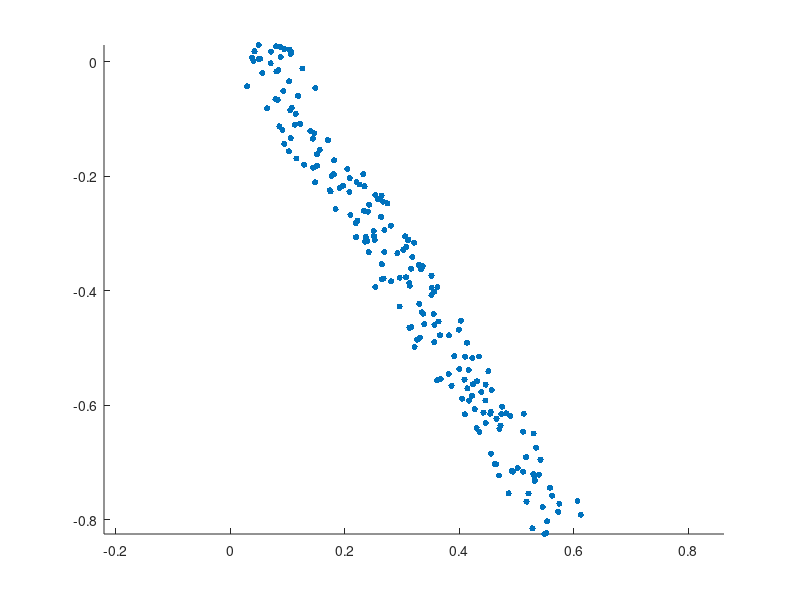
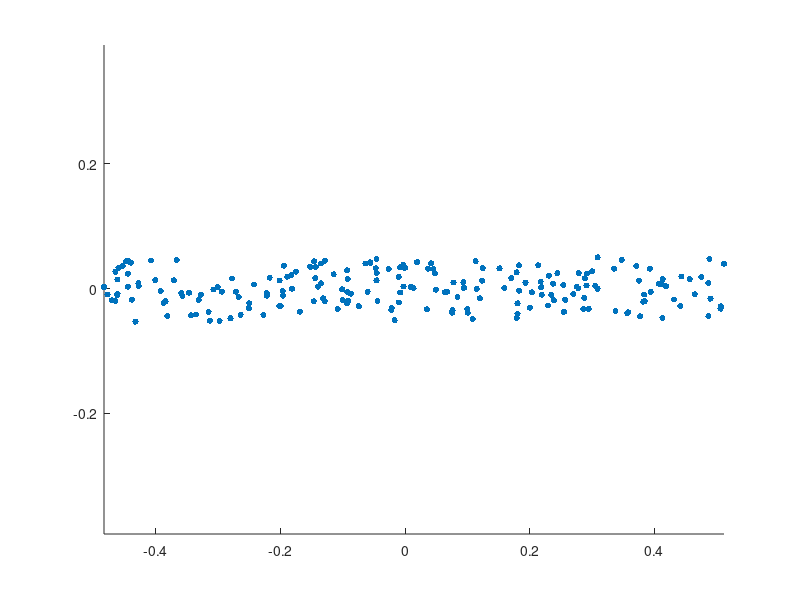
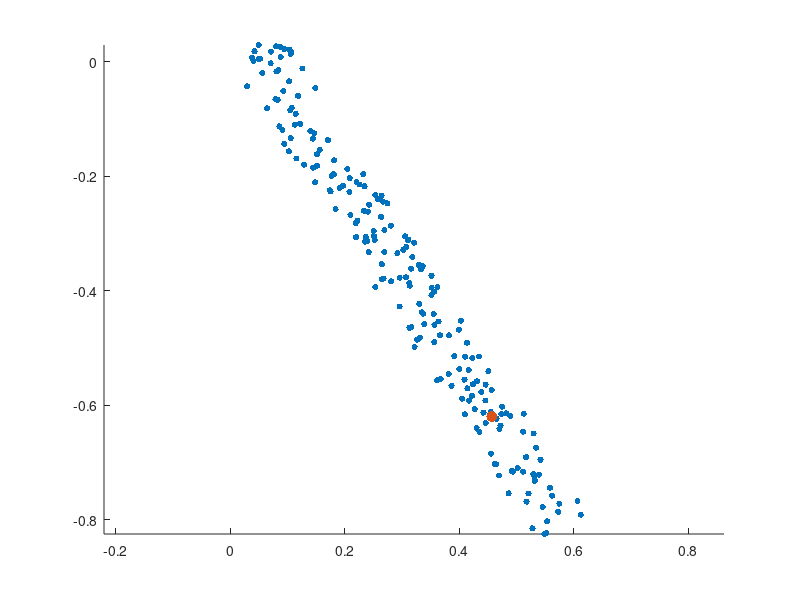
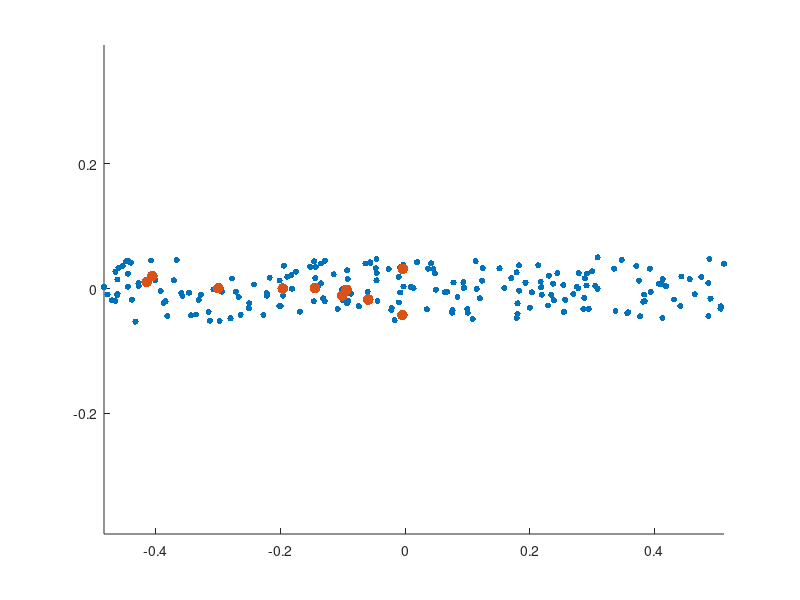

These figures' MATLAB source, in order: (Note: this script raises an error after producing the figures.)
theta=1;
X=[rand(200,1),0.1*rand(200,1)]*[cos(theta), -sin(theta); sin(theta), cos(theta)];
figure;
scatter(X(:,1),X(:,2),20,'ro','filled')
axis equal

[COEFF,SCORE,latent] = princomp(X);

figure;
scatter(SCORE(:,1),SCORE(:,2),20,'ro','filled')
axis equal

latent./sum(latent)

k=1;% the number of PC
test=mean(X)+ 1*sqrt(latent(k))*COEFF(:,k)';
figure;
scatter(X(:,1),X(:,2),20,'ro','filled')
hold on
scatter(test(1),test(2),60,'ko','filled')
axis equal

new_sample=[0.5*rand(10,1),0.1*rand(10,1)]*[cos(theta), -sin(theta); sin(theta), cos(theta)];

new_sample_centered=new_sample-repmat(mean(X),size(new_sample,1),1);
new_sample_mapped=new_sample_centered*COEFF;

figure;
scatter(SCORE(:,1),SCORE(:,2),20,'ro','filled')
hold on
scatter(new_sample_mapped(:,1),new_sample_mapped(:,2),60,'bo','filled')
axis equal


clear all
X=[rand(20,10000),0.1*rand(20,10000)];


tic
[COEFF,SCORE,latent] = princomp(X);
toc

tic
X_center=X-repmat(mean(X), size(X,1),1);
[S V D]=svd(X_center*X_center');
COEFF1=X_center'*S./repmat(sqrt(diag(V))',size(X,2),1);
SCORE1=X_center*COEFF1;
latent1=diag(cov(SCORE1));
toc